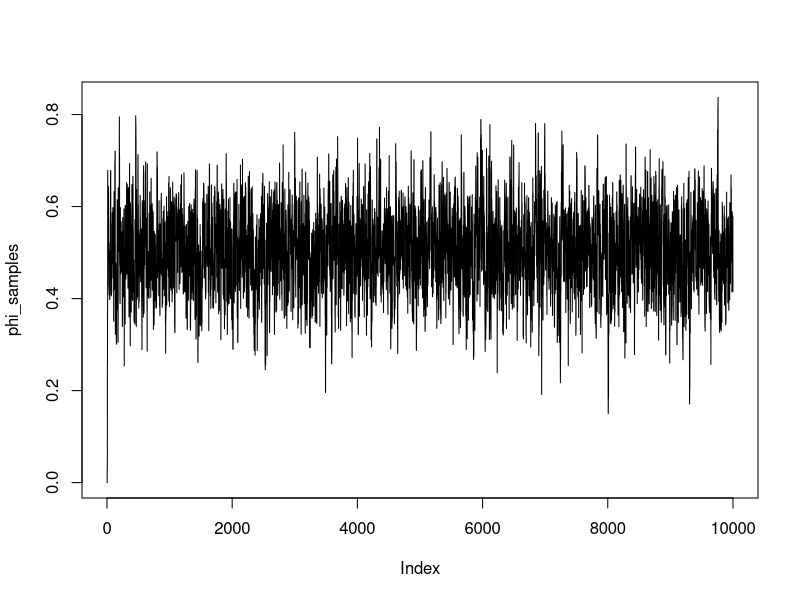
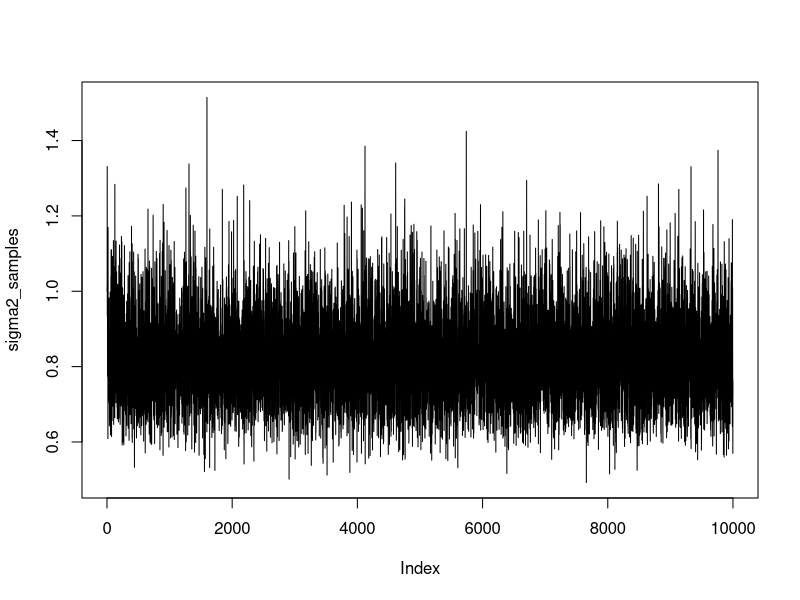

Source code (R) for these figures, in order:
# Simulate some data
set.seed(123)
n <- 100
phi_true <- 0.5
sigma_true <- 1
y <- arima.sim(n=n, list(ar=phi_true, order=c(1,0,0), sd=sigma_true))

# Initialize parameters for Gibbs sampler
niter <- 10000
phi_samples <- numeric(niter)
sigma2_samples <- numeric(niter)
phi_samples[1] <- 0  # starting value for phi
sigma2_samples[1] <- 1  # starting value for sigma^2

s2 <- 10  # variance for phi prior
alpha <- 0.01
beta <- 0.01

for (i in 2:niter) {
  # Update phi using Metropolis-Hastings
  phi_candidate <- rnorm(1, phi_samples[i-1], 0.1)
  acceptance_ratio <- exp((sum(dnorm(y[-1], mean=phi_candidate*y[-n], sd=sqrt(sigma2_samples[i-1]), log=TRUE)) + dnorm(phi_candidate, 0, sqrt(s2), log=TRUE)) - (sum(dnorm(y[-1], mean=phi_samples[i-1]*y[-n], sd=sqrt(sigma2_samples[i-1]), log=TRUE)) + dnorm(phi_samples[i-1], 0, sqrt(s2), log=TRUE)))
  if (runif(1) < acceptance_ratio) {
    phi_samples[i] <- phi_candidate
  } else {
    phi_samples[i] <- phi_samples[i-1]
  }
  
  # Update sigma^2 using inverse gamma distribution
  residuals <- y[-1] - phi_samples[i] * y[-n]
  alpha_star <- alpha + n/2
  beta_star <- beta + 0.5 * sum(residuals^2)
  sigma2_samples[i] <- 1 / rgamma(1, alpha_star, beta_star)
}

mean(phi_samples[2000:niter])
mean(sigma2_samples[2000:niter])

# Plot results
plot(phi_samples, type="l")
plot(sigma2_samples, type="l")
